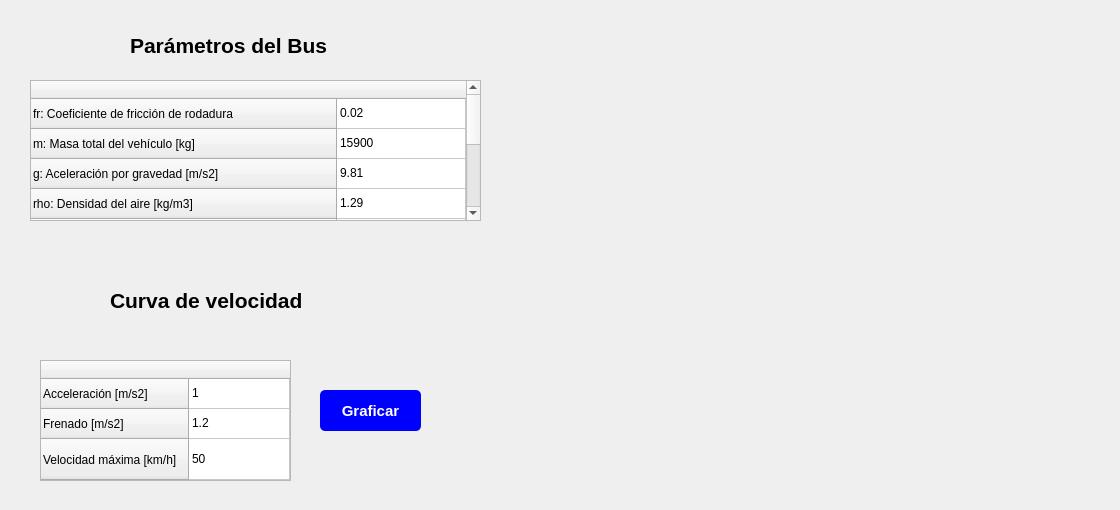
      <widget class="QWidget" name="tab_7">
       <attribute name="title">
        <string>Datos generales del Bus</string>
       </attribute>
       <widget class="QTableWidget" name="tableWidgetBusSimParameters">
        <property name="geometry">
         <rect>
          <x>30</x>
          <y>80</y>
          <width>451</width>
          <height>141</height>
         </rect>
        </property>
        <attribute name="horizontalHeaderStretchLastSection">
         <bool>true</bool>
        </attribute>
        <attribute name="verticalHeaderStretchLastSection">
         <bool>true</bool>
        </attribute>
        <row>
         <property name="text">
          <string>fr: Coeficiente de fricción de rodadura</string>
         </property>
        </row>
        <row>
         <property name="text">
          <string>m: Masa total del vehículo [kg]</string>
         </property>
        </row>
        <row>
         <property name="text">
          <string>g: Aceleración por gravedad [m/s2]</string>
         </property>
        </row>
        <row>
         <property name="text">
          <string>rho: Densidad del aire [kg/m3]</string>
         </property>
        </row>
        <row>
         <property name="text">
          <string>alpha: Coeficiente de resistencia del aire</string>
         </property>
        </row>
        <row>
         <property name="text">
          <string>A: Área frontal del vehículo [m2]</string>
         </property>
        </row>
        <row>
         <property name="text">
          <string>Paux: Consumo de energía de cargas auxiliares [kW]</string>
         </property>
        </row>
        <row>
         <property name="text">
          <string>nout: Eficiencia del consumo de energía [%]</string>
         </property>
        </row>
        <row>
         <property name="text">
          <string>nin: Eficiencia de regeneración energética [%]</string>
         </property>
         <property name="font">
          <font>
           <family>Myanmar Text</family>
          </font>
         </property>
        </row>
        <column>
         <property name="text">
          <string/>
         </property>
        </column>
        <item row="0" column="0">
         <property name="text">
          <string>0.02</string>
         </property>
        </item>
        <item row="1" column="0">
         <property name="text">
          <string>15900</string>
         </property>
        </item>
        <item row="2" column="0">
         <property name="text">
          <string>9.81</string>
         </property>
        </item>
        <item row="3" column="0">
         <property name="text">
          <string>1.29</string>
         </property>
        </item>
        <item row="4" column="0">
         <property name="text">
          <string>0.66</string>
         </property>
        </item>
        <item row="5" column="0">
         <property name="text">
          <string>8.28</string>
         </property>
        </item>
        <item row="6" column="0">
         <property name="text">
          <string>5.03</string>
         </property>
        </item>
        <item row="7" column="0">
         <property name="text">
          <string>85</string>
         </property>
        </item>
        <item row="8" column="0">
         <property name="text">
          <string>75</string>
         </property>
        </item>
       </widget>
       <widget class="QTableWidget" name="tableWidgetSpeedPar">
        <property name="geometry">
         <rect>
          <x>40</x>
          <y>360</y>
          <width>251</width>
          <height>121</height>
         </rect>
        </property>
        <attribute name="horizontalHeaderStretchLastSection">
         <bool>true</bool>
        </attribute>
        <attribute name="verticalHeaderStretchLastSection">
         <bool>true</bool>
        </attribute>
        <row>
         <property name="text">
          <string>Acceleración [m/s2]</string>
         </property>
        </row>
        <row>
         <property name="text">
          <string>Frenado [m/s2]</string>
         </property>
        </row>
        <row>
         <property name="text">
          <string>Velocidad máxima [km/h]</string>
         </property>
        </row>
        <column>
         <property name="text">
          <string/>
         </property>
        </column>
        <item row="0" column="0">
         <property name="text">
          <string>1</string>
         </property>
        </item>
        <item row="1" column="0">
         <property name="text">
          <string>1.2</string>
         </property>
        </item>
        <item row="2" column="0">
         <property name="text">
          <string>50</string>
         </property>
        </item>
       </widget>
       <widget class="QPushButton" name="pushButtonSimGenCurve">
        <property name="geometry">
         <rect>
          <x>320</x>
          <y>390</y>
          <width>101</width>
          <height>41</height>
         </rect>
        </property>
        <property name="font">
         <font>
          <pointsize>11</pointsize>
          <weight>75</weight>
          <bold>true</bold>
         </font>
        </property>
        <property name="styleSheet">
         <string notr="true">background-color: blue; cursor: pointer; padding: 5px; border-radius: 5px; color: white;</string>
        </property>
        <property name="text">
         <string>Graficar</string>
        </property>
       </widget>
       <widget class="QLabel" name="label_10">
        <property name="geometry">
         <rect>
          <x>110</x>
          <y>290</y>
          <width>231</width>
          <height>21</height>
         </rect>
        </property>
        <property name="font">
         <font>
          <pointsize>16</pointsize>
          <weight>75</weight>
          <bold>true</bold>
         </font>
        </property>
        <property name="styleSheet">
         <string notr="true">color: rgb(0, 0, 0);</string>
        </property>
        <property name="text">
         <string>Curva de velocidad</string>
        </property>
       </widget>
       <widget class="QLabel" name="label_11">
        <property name="geometry">
         <rect>
          <x>130</x>
          <y>30</y>
          <width>251</width>
          <height>31</height>
         </rect>
        </property>
        <property name="font">
         <font>
          <pointsize>16</pointsize>
          <weight>75</weight>
          <bold>true</bold>
         </font>
        </property>
        <property name="styleSheet">
         <string notr="true">color: rgb(0, 0, 0);
</string>
        </property>
        <property name="text">
         <string>Parámetros del Bus</string>
        </property>
       </widget>
       <widget class="QWidget" name="widgetBusCurve2" native="true">
        <property name="geometry">
         <rect>
          <x>590</x>
          <y>270</y>
          <width>521</width>
          <height>231</height>
         </rect>
        </property>
       </widget>
       <widget class="QWidget" name="widgetBusCurve1" native="true">
        <property name="geometry">
         <rect>
          <x>590</x>
          <y>20</y>
          <width>521</width>
          <height>231</height>
         </rect>
        </property>
       </widget>
      </widget>
